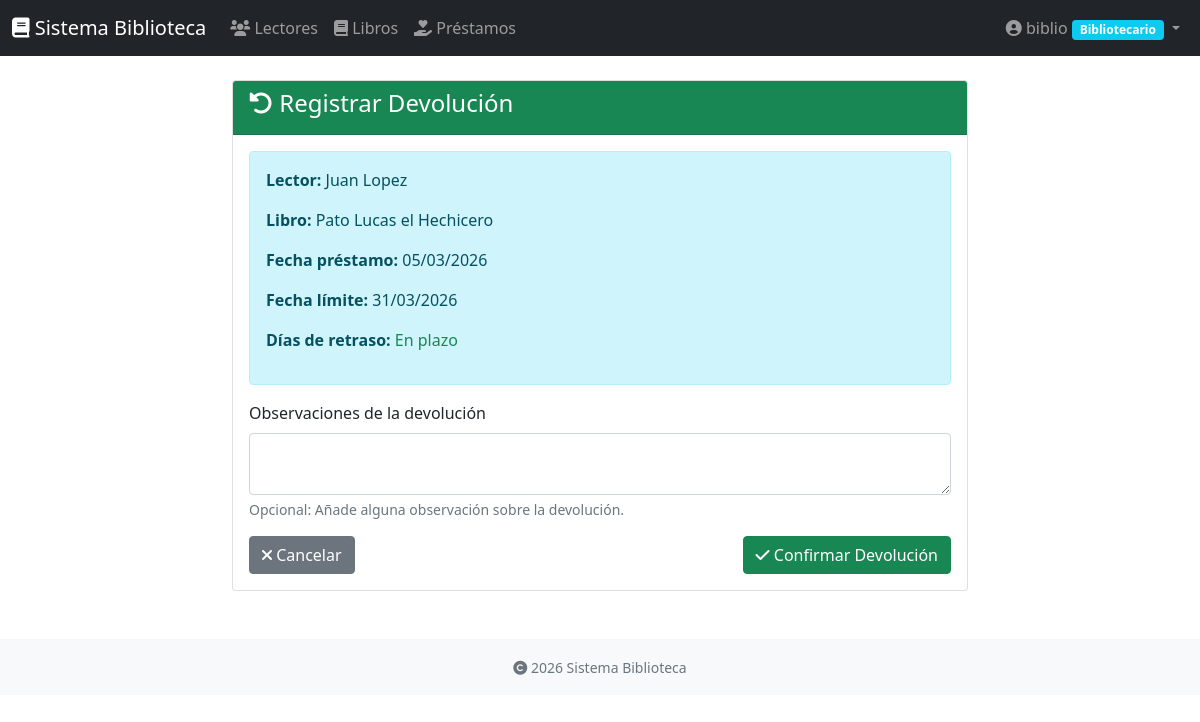
Page /prestamos/1/devolver/ (signed in) on the committed database.
### usuarios/models.py (models this page shows, shortened)
class Perfil(models.Model):
    ROLES = (
        ('admin', 'Administrador'),
        ('bibliotecario', 'Bibliotecario'),
    )
    usuario = models.OneToOneField(User, on_delete=models.CASCADE, related_name='perfil')
    rol = models.CharField(max_length=20, choices=ROLES, default='bibliotecario')
    telefono = models.CharField(max_length=15, blank=True)
    direccion = models.TextField(blank=True)
    fecha_registro = models.DateTimeField(auto_now_add=True)

### prestamos/models.py (models this page shows, shortened)
class Prestamo(models.Model):
    ESTADO_CHOICES = (
        ('activo', 'Activo'),
        ('devuelto', 'Devuelto'),
        ('vencido', 'Vencido'),
        ('perdido', 'Perdido'),
    )
    lector = models.ForeignKey(Lector, on_delete=models.CASCADE, related_name='prestamos')
    libro = models.ForeignKey(Libro, on_delete=models.CASCADE, related_name='prestamos')
    usuario_registro = models.ForeignKey(User, on_delete=models.SET_NULL, null=True, related_name='prestamos_registrados')
    fecha_prestamo = models.DateField(auto_now_add=True)
    fecha_devolucion = models.DateField(null=True, blank=True)
    fecha_limite = models.DateField()
    estado = models.CharField(max_length=20, choices=ESTADO_CHOICES, default='activo')
    observaciones = models.TextField(blank=True)
    class Meta:
        ordering = ['-fecha_prestamo']
        verbose_name = 'Préstamo'
        verbose_name_plural = 'Préstamos'
    @property
    def dias_restantes(self):
        if self.estado == 'devuelto':
            return 0
        return (self.fecha_limite - date.today()).days

### lectores/models.py (models this page shows, shortened)
class Lector(models.Model):
    TIPO_DOCUMENTO = (
        ('dni', 'DNI'),
        ('pasaporte', 'Pasaporte'),
        ('carnet_extranjeria', 'Carnet de Extranjería'),
    )
    nombre = models.CharField(max_length=100)
    apellidos = models.CharField(max_length=100)
    tipo_documento = models.CharField(max_length=20, choices=TIPO_DOCUMENTO, default='dni')
    numero_documento = models.CharField(max_length=20, unique=True)
    email = models.EmailField(blank=True)
    telefono = models.CharField(max_length=15)
    direccion = models.TextField()
    fecha_nacimiento = models.DateField()
    fecha_registro = models.DateTimeField(auto_now_add=True)
    activo = models.BooleanField(default=True)
    observaciones = models.TextField(blank=True)
    class Meta:
        ordering = ['apellidos', 'nombre']
        verbose_name = 'Lector'
        verbose_name_plural = 'Lectores'
    def nombre_completo(self):
        return f"{self.nombre} {self.apellidos}"

### libros/models.py (models this page shows, shortened)
class Libro(models.Model):
    ESTADO_CHOICES = (
        ('disponible', 'Disponible'),
        ('prestado', 'Prestado'),
        ('en_reparacion', 'En Reparación'),
        ('perdido', 'Perdido'),
    )
    titulo = models.CharField(max_length=200)
    autores = models.ManyToManyField(Autor, related_name='libros')
    isbn = models.CharField('ISBN', max_length=13, unique=True)
    categoria = models.ForeignKey(Categoria, on_delete=models.SET_NULL, null=True, related_name='libros')
    editorial = models.CharField(max_length=200, blank=True)
    anio_publicacion = models.IntegerField(
        validators=[MinValueValidator(1900), MaxValueValidator(2100)]
    )
    edicion = models.CharField(max_length=50, blank=True)
    descripcion = models.TextField(blank=True)
    estado = models.CharField(max_length=20, choices=ESTADO_CHOICES, default='disponible')
    ubicacion = models.CharField('Estante/Ubicación', max_length=50, blank=True)
    fecha_registro = models.DateTimeField(auto_now_add=True)
    fecha_actualizacion = models.DateTimeField(auto_now=True)
    class Meta:
        ordering = ['titulo']
        verbose_name = "Libro"
        verbose_name_plural = "Libros"
    def autores_lista(self):
        return ", ".join([str(autor) for autor in self.autores.all()])
    autores_lista.short_description = "Autores"

### prestamos/views.py (the view)
# urls.py: path('<int:pk>/devolver/', views.devolver_prestamo, name='devolver_prestamo'),
@login_required
@bibliotecario_required
def devolver_prestamo(request, pk):
    prestamo = get_object_or_404(Prestamo, pk=pk, estado='activo')
    if request.method == 'POST':
        form = DevolucionForm(request.POST)
        if form.is_valid():
            prestamo.devolver()
            if form.cleaned_data['observaciones']:
                prestamo.observaciones += f"\nDevolución: {form.cleaned_data['observaciones']}"
                prestamo.save()
            messages.success(request, 'Devolución registrada exitosamente.')
            return redirect('lista_prestamos')
    else:
        form = DevolucionForm()
    context = {
        'prestamo': prestamo,
        'form': form,
    }
    return render(request, 'prestamos/devolver_prestamo.html', context)

### prestamos/forms.py
class DevolucionForm(forms.Form):
    observaciones = forms.CharField(
        widget=forms.Textarea(attrs={'rows': 2, 'class': 'form-control'}),
        required=False,
        label='Observaciones de la devolución'
    )

### templates/prestamos/devolver_prestamo.html (shortened to what this page needs)
{% extends 'base.html' %}
{% block content %}
<div class="row justify-content-center">
    <div class="col-md-8">
        <div class="card">
            <div class="card-header bg-success text-white">
                <h4><i class="fas fa-undo-alt"></i> Registrar Devolución</h4>
            </div>
            <div class="card-body">
                <div class="alert alert-info">
                    <p><strong>Lector:</strong> {{ prestamo.lector.nombre_completo }}</p>
                    <p><strong>Libro:</strong> {{ prestamo.libro.titulo }}</p>
                    <p><strong>Fecha préstamo:</strong> {{ prestamo.fecha_prestamo|date:"d/m/Y" }}</p>
                    <p><strong>Fecha límite:</strong> {{ prestamo.fecha_limite|date:"d/m/Y" }}</p>
                    <p><strong>Días de retraso:</strong>
                        {% if prestamo.dias_restantes < 0 %}
                            <span class="text-danger">{{ prestamo.dias_restantes|stringformat:"+d" }} días</span>
                        {% else %}
                            <span class="text-success">En plazo</span>
                        {% endif %}
                    </p>
                </div>
                <form method="post">
                    <div class="mb-3">
                        <label class="form-label">{{ form.observaciones.label }}</label>
                        {{ form.observaciones }}
                        <div class="form-text">Opcional: Añade alguna observación sobre la devolución.</div>
                    </div>
                    <div class="d-flex justify-content-between">
                        <a href="{% url 'lista_prestamos' %}" class="btn btn-secondary">
                            <i class="fas fa-times"></i> Cancelar
                        </a>
                        <button type="submit" class="btn btn-success">
                            <i class="fas fa-check"></i> Confirmar Devolución
                        </button>
                    </div>
                </form>
            </div>
        </div>
    </div>
</div>
{% endblock %}

### templates/base.html (shortened to what this page needs)
<!DOCTYPE html>
<html lang="es">
<head>
    <link href="https://cdn.jsdelivr.net/npm/bootstrap@5.1.3/dist/css/bootstrap.min.css" rel="stylesheet">
    <link rel="stylesheet" href="https://cdnjs.cloudflare.com/ajax/libs/font-awesome/6.0.0/css/all.min.css">
</head>
<body>
    <nav class="navbar navbar-expand-lg navbar-dark bg-dark">
        <div class="container-fluid">
            <a class="navbar-brand" href="{% url 'dashboard' %}">
                <i class="fas fa-book"></i> Sistema Biblioteca
            </a>
            {% if user.is_authenticated %}
            <div class="collapse navbar-collapse" id="navbarNav">
                <ul class="navbar-nav me-auto">
                    <li class="nav-item">
                        <a class="nav-link" href="{% url 'lista_lectores' %}">
                            <i class="fas fa-users"></i> Lectores
                        </a>
                    </li>
                    <li class="nav-item">
                        <a class="nav-link" href="{% url 'lista_libros' %}">
                            <i class="fas fa-book"></i> Libros
                        </a>
                    </li>
                    <li class="nav-item">
                        <a class="nav-link" href="{% url 'lista_prestamos' %}">
                            <i class="fas fa-hand-holding-heart"></i> Préstamos
                        </a>
                    </li>
                </ul>
                <ul class="navbar-nav">
                    <li class="nav-item dropdown">
                        <a class="nav-link dropdown-toggle" href="#" data-bs-toggle="dropdown">
                            <i class="fas fa-user-circle"></i>
                            {{ user.get_full_name|default:user.username }}
                            <span class="badge {% if user.perfil.rol == 'admin' %}bg-danger{% else %}bg-info{% endif %}">
                                {{ user.perfil.get_rol_display }}
                            </span>
                        </a>
                    </li>
                </ul>
            </div>
            {% endif %}
        </div>
    </nav>
    <main class="container mt-4">
        {% block content %}
        {% endblock %}
    </main>
    <footer class="bg-light text-center text-muted py-3 mt-5">
        <div class="container">
            <small>
                <i class="fas fa-copyright"></i> {% now "Y" %} Sistema Biblioteca
            </small>
        </div>
    </footer>
</body>
</html>

### rows in the picture
Prestamo: lector.nombre_completo "Juan Lopez", libro.titulo "Pato Lucas el Hechicero", fecha_prestamo "05/03/2026", fecha_limite "31/03/2026"

### other values in the picture
{{ user.get_full_name|default:user.username }} "biblio"
{{ user.perfil.get_rol_display }} "Bibliotecario"
